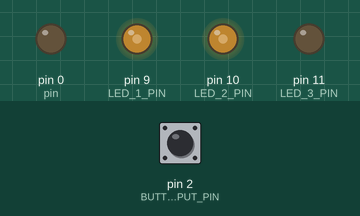
Simulated run of this program. Board: Arduino Uno, built with avr-gcc and run on an emulated ATmega328P. On the bench: output pins drawn as LEDs (lit = HIGH). Inputs (shaded band) come from the test bench; at power-on: pin 2 (BUTTON_INPUT_PIN) HIGH. Random numbers use the default seed unless the program sets one.

Above: at 1.2 s.
1.3 s: pin 2 (BUTTON_INPUT_PIN) pulled LOW for 3.2 s
At 1.6 s:
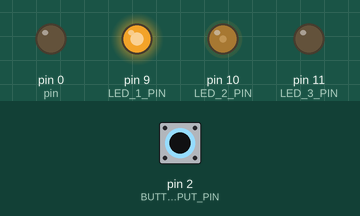
At 4.0 s:
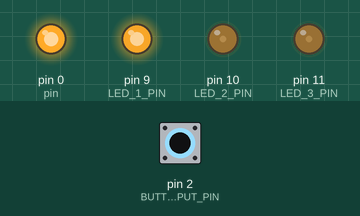
6.0 s: pin 2 (BUTTON_INPUT_PIN) pulled LOW for 1 s
At 7.3 s:
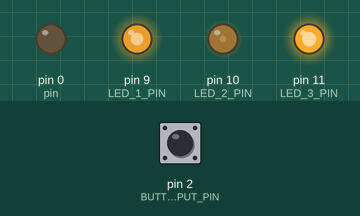
9.6 s: pin 2 (BUTTON_INPUT_PIN) pulled LOW for 1 s
12.6 s: pin 2 (BUTTON_INPUT_PIN) pulled LOW for 0.15 s
15.7 s: pin 2 (BUTTON_INPUT_PIN) pulled LOW for 0.15 s
18.8 s: pin 2 (BUTTON_INPUT_PIN) pulled LOW for 3.2 s
At 20.5 s:
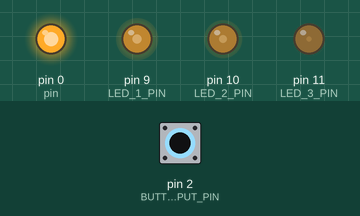
Timing chart, 0 to 34.1 s (numbered marks = the images above; inputs shaded):
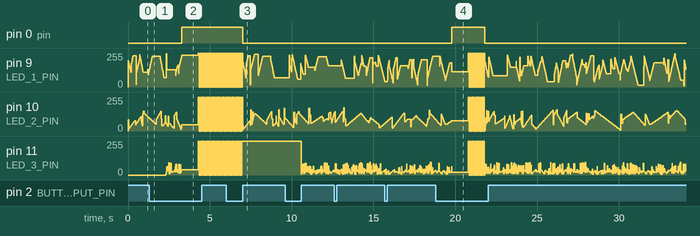

Measured:
- after the input at 6.0 s, pin 0 (pin): HIGH → LOW after 1.0 s
- after the input at 18.8 s, pin 0 (pin): LOW → HIGH after 1.0 s, → LOW 2.0 s later

The program:

main.cpp
```cpp
#include "LightRunner.h"
#include "FlickerLights.h"
#include "StrobeLights.h"
#include "ConstantLight.h"

const int MODE_ARRAY_SIZE = 12;
const int LED_AMOUNT = 3;
const int UPPER_BOUNDS = MODE_ARRAY_SIZE - LED_AMOUNT;

const int BUTTON_INPUT_PIN = 2;
// How long to wait before switching modes
const int BUTTON_READ_MS = 1000;

// Pins that the LEDS are on
const int LED_1_PIN = 9;
const int LED_2_PIN = 10;
const int LED_3_PIN = 11;

FlickerLights fl1(LED_1_PIN, 255, 150 , 170, 0, 0, 10);
FlickerLights fl2(LED_2_PIN, 160, 40, 170, 10, 6, 60);
FlickerLights fl3(LED_3_PIN, 40, 10, 90, 10, 6, 60);

ConstantLight cl1(LED_2_PIN, 20);

StrobeLights sl1(LED_1_PIN, 60);
StrobeLights sl2(LED_2_PIN, 50);
StrobeLights sl3(LED_3_PIN, 50);

ConstantLight constantBright1(LED_1_PIN, 255);
ConstantLight constantBright2(LED_2_PIN, 255);
ConstantLight constantBright3(LED_3_PIN, 255);

LightRunner * lightRunnders[MODE_ARRAY_SIZE];

int basePtr = 0;
int buttonPrevious = 0;
long currentMillis;
long buttonReadMillis;
int b1;

void setup(){
  // Serial.begin(9600);

  //Button Init Pull Up
  pinMode(BUTTON_INPUT_PIN,INPUT);
  digitalWrite(BUTTON_INPUT_PIN, HIGH);

  //Populate Light Runners
  //Flicker and 1 Constant
  lightRunnders[0] = &fl1;
  lightRunnders[1] = &fl2;
  lightRunnders[2] = &cl1;

  //All Flicker
  lightRunnders[3] = &fl1;
  lightRunnders[4] = &fl2;
  lightRunnders[5] = &fl3;

  //Constant On High
  lightRunnders[6] = &constantBright1;
  lightRunnders[7] = &constantBright2;
  lightRunnders[8] = &constantBright3;

  //Strobe off beat pulse
  lightRunnders[9] = &sl1;
  lightRunnders[10] = &sl2;
  lightRunnders[11] = &sl3;
}

void loop()  {
  for(int i = 0; i < LED_AMOUNT; i++){
    lightRunnders[basePtr+i]->run();
  }

  b1 = digitalRead(BUTTON_INPUT_PIN);

  if(b1 == 0){
    if( b1 != buttonPrevious){
      buttonReadMillis = millis();
    }
    currentMillis = millis();
    if( currentMillis - buttonReadMillis >= BUTTON_READ_MS ){
      buttonReadMillis = currentMillis;
      if(basePtr <= UPPER_BOUNDS){
         basePtr += LED_AMOUNT;
      }else{
        basePtr = 0;
      }
    }
  }
  buttonPrevious = b1;
}
```

ConstantLight.cpp
```cpp
#include "ConstantLight.h"

ConstantLight::ConstantLight(int pin, int amount){
  this->amount = amount;
  this->running = true;


}

void ConstantLight::run(){
 if(running){
    long currentMs = millis();
    if( currentMs - lastWriteMs >= 1000 ){
      lastWriteMs = currentMs;
      analogWrite(pin, amount);
    }
  }
}
```

ConstantLight.h
```cpp
#ifndef ConstantLight_h
#define ConstantLight_h

#include "Arduino.h"
#include "LightRunner.h"

class ConstantLight: public LightRunner
{
  public:
    ConstantLight(int pin, int amount);
    void run() override;
  private:
    int amount;
    long lastWriteMs = 0;
};
#endif
```

FlickerLights.cpp
```cpp
#include "FlickerLights.h"

FlickerLights::FlickerLights(int pin, int upperValueHigh, int upperValueLow, int lowerValueHigh, int lowerValueLow, int intervalLow, int intervalHigh){
  this->running = true;
  this->pin = pin;
  this->upperValueHigh = upperValueHigh;
  this->upperValueLow = upperValueLow;
  this->lowerValueLow = lowerValueLow;
  this->lowerValueHigh = lowerValueHigh;
  this->intervalLow = intervalLow;
  this->intervalHigh = intervalHigh;
}

void FlickerLights::run(){
  if(running){
    long currentMillis = millis();
    if(currentMillis - previousMillis > interval) {
      previousMillis = currentMillis;
      fadeValue += volocity;
      analogWrite(pin, fadeValue);
      if(fadeValue >= upperValue || fadeValue <= lowerValue){
        volocity = -volocity;
        interval = random(intervalLow,intervalHigh);
        upperValue = random(upperValueLow, upperValueHigh);
        lowerValue = random(lowerValueLow, lowerValueHigh);
        fadeValue = volocity < 0 ? upperValue : lowerValue;
      }
    }
  }
}

void FlickerLights::toggleRunning(){
    running = !running;
    if(!running){
        analogWrite(pin, 0);
    }
}
```

FlickerLights.h
```cpp
#ifndef FlickerLights_h
#define FlickerLights_h

#include "Arduino.h"
#include "LightRunner.h"


class FlickerLights: public LightRunner
{
  public:
    FlickerLights(int pin, int upperValueHigh, int upperValueLow, int lowerValueHigh, int lowerValueLow, int intervalLow, int intervalHigh);
    void run() override;
    void toggleRunning();
  private:
    int intervalLow;
    int intervalHigh;
    int upperValue;
    int lowerValue;
    int fadeValue= 0;
    int upperValueHigh;
    int upperValueLow;
    int lowerValueHigh;
    int lowerValueLow;
    int volocity = 5;
    int pin = 0;
    int interval = 0;
    long previousMillis = 0;
    bool running;
};
#endif
```

LightRunner.h
```cpp
#ifndef LightRunner_h
#define LightRunner_h

#include "Arduino.h"

class LightRunner
{
    public:
        virtual void run() = 0;
        void toggleRunning(){
            running = !running;
            if(!running){
                analogWrite(pin, 0);
            }
        };
    protected:
        int pin;
        bool running;
};
#endif
```

StrobeLights.cpp
```cpp
#include "StrobeLights.h"

StrobeLights::StrobeLights(int pin, int duration){
    this->pin = pin;
    this->duration = duration;
    this->running = true;
    this->on = false;
    pinMode(pin, OUTPUT);
}

void StrobeLights::run() {
    if(running){
      long currentMillis = millis();
      if(currentMillis - previousMillis > duration) {
          previousMillis = currentMillis;
          if(on){
              on = false;
              digitalWrite(pin, LOW);
          } else {
              on = true;
              digitalWrite(pin, HIGH);
          }
      }
    }
}
```

StrobeLights.h
```cpp
#ifndef StrobeLights_h
#define StrobeLights_h

#include "Arduino.h"
#include "LightRunner.h"

class StrobeLights: public LightRunner
{
  public:
    StrobeLights(int pin, int duration);
    void run() override;
  private:
    int duration;
    long previousMillis;
    boolean on;
};
#endif
```
